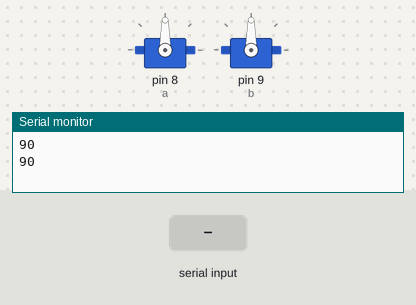
A sketch run on a simulated Arduino Uno, built with avr-gcc and run on an emulated ATmega328P. Shown: 2 × servo, the last lines printed to the serial monitor. The test bench sets the inputs (shaded band).

Above: at 2.2 s.
2.3 s: "30,150\n" received over Serial
At 4.9 s:
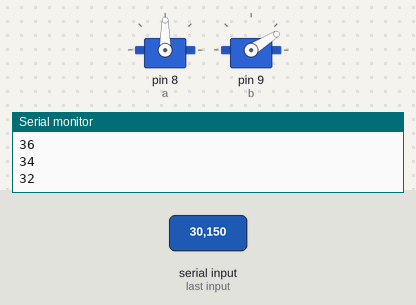
5.3 s: "5\n" received over Serial
At 6.9 s:
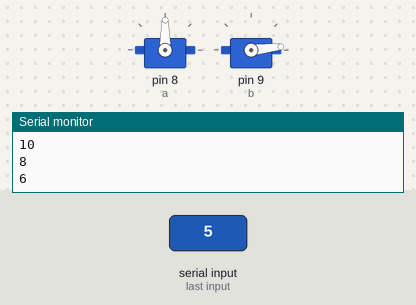
8.3 s: "200\n" received over Serial
At 9.28 s:
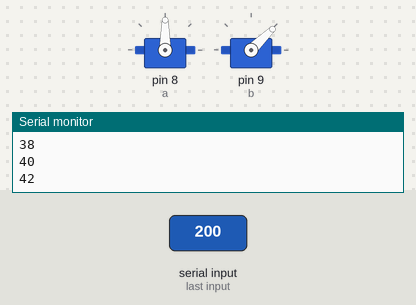
11.3 s: "90,45\n" received over Serial
Timing chart, 0 to 15.3 s (numbered marks = the images above; inputs shaded):
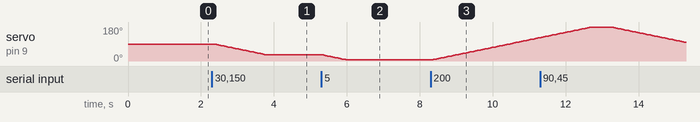

Measured:
- after the input at 2.3 s, servo on pin 9 (b): moves from 90° to 32° over 1.4 s, starting after 0.09 s
- after the input at 5.3 s, servo on pin 9 (b): moves from 32° to 6° over 0.60 s, starting after 0.06 s
- after the input at 8.3 s, servo on pin 9 (b): moves from 6° to 124° over 2.9 s, starting after 0.07 s

The sketch:

sketch_jun4b.ino
```cpp
#include <Servo.h>
Servo a,b;
int t=50;
void setup() {
  // put your setup code here, to run once:
  // put your setup code here, to run once:
  a.attach(8);
  b.attach(9);
  Serial.begin(9600);
  delay(1000);
  Serial.println(a.read());
  Serial.println(b.read());


}
String serialRead()
{
  String s="";
  while(Serial.available())
  {
    char c = Serial.read();
    if(c!='\n')
    {
        s=s+c;
    }
    delay(5);
  }
  if(s!="")
  {
      //b.write(s.toInt());
      //t=s.toInt();
  }
  return s;
}
void test1()
{
 for(int i=93 ; i<180 ; i+=2)
  {
      //serialRead();
      //delay(50);
      serialRead();
      b.write(i);
      Serial.print("i= ");
      Serial.println(i);
      delay(t);
      Serial.println(b.read());


  }
  for(int i=180 ; i>0 ; i-=2)
  {
      //serialRead();
      //delay(50);
      serialRead();
      b.write(i);
      Serial.print("i= ");
      Serial.println(i);
      delay(t);
      Serial.println(b.read());

  }
  for(int i=0 ; i<93 ; i+=2)
 {
    //serialRead();
    //delay(50);
    serialRead();
    b.write(i);
    Serial.print("i= ");
    Serial.println(i);
    delay(t);
    Serial.println(b.read());

 }

}
void test2()
{
 for(int i=93 ; i>0 ; i-=2)
 {
    //serialRead();
    //delay(50);
    serialRead();
    b.write(i);
    Serial.print("i= ");
    Serial.println(i);
    delay(t);
    Serial.println(b.read());

 }

  for(int i=0 ; i<93 ; i+=2)
 {
    //serialRead();
    //delay(50);
    serialRead();
    b.write(i);
    Serial.print("i= ");
    Serial.println(i);
    delay(t);
    Serial.println(b.read());

 }

}

void test3(int a)
{
  int p =b.read();
  if(p<a)
  {
    for(int i=p ; i<a; i+=2)
    {
    //serialRead();
    //delay(50);
    //serialRead();
    b.write(i);
    //Serial.print("i= ");
    //Serial.println(i);
    delay(t);
    Serial.println(b.read());

    }
  }
  else
  {
    for(int i=p ; i>a ; i-=2)
    {
    //serialRead();
    //delay(50);
    //serialRead();
    b.write(i);
    //Serial.print("i= ");
    //Serial.println(i);
    delay(t);
    Serial.println(b.read());

    }
  }
}

void loop() {
  // put your main code here, to run repeatedly:
  //test1();
  //test2();
  String  rtn = serialRead();
  if(rtn !="")
  {
    test3(rtn.toInt());
  }


}
```
